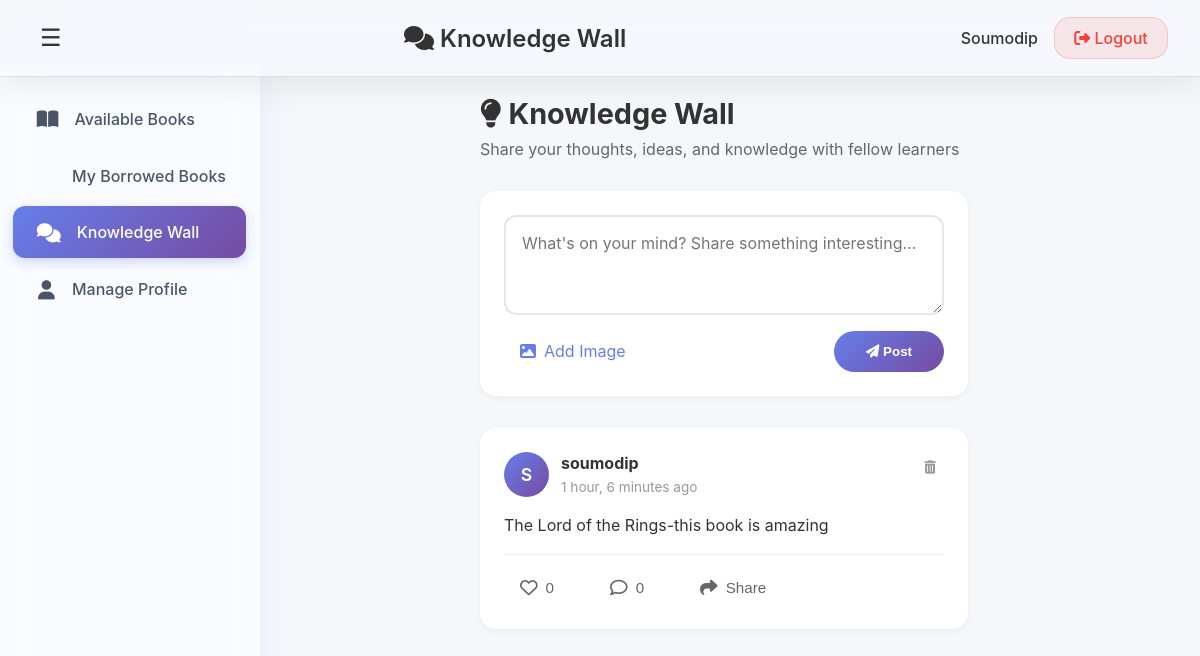
Screenshot of /social-wall/ (signed in) with the database file from the repository.
### lms_app/models.py (models this page shows, shortened)
class Student(models.Model):
    user = models.OneToOneField(User, on_delete=models.CASCADE)
    roll_no = models.CharField(max_length=20, unique=True)
    branch = models.CharField(max_length=50)
    name = models.CharField(max_length=100, blank=True, null=True)
    phone_number = models.CharField(max_length=15, blank=True, null=True)
    status = models.CharField(max_length=20, choices=STUDENT_STATUS_CHOICES, default='pending')
    status_reason = models.TextField(blank=True, null=True, help_text='Reason for rejection or disabling')

class Post(models.Model):
    author = models.ForeignKey(User, on_delete=models.CASCADE, related_name='posts')
    content = models.TextField(max_length=500)
    image = models.ImageField(upload_to='social_wall/', blank=True, null=True)
    created_at = models.DateTimeField(auto_now_add=True)
    updated_at = models.DateTimeField(auto_now=True)
    class Meta:
        ordering = ['-created_at']
    def like_count(self):
        return self.likes.count()
    def comment_count(self):
        return self.comments.count()

### lms_app/views.py (the view)
# urls.py: path('social-wall/', views.social_wall, name='social_wall'),
@login_required
def social_wall(request):
    posts = Post.objects.select_related('author').prefetch_related('likes', 'comments', 'comments__user').all()
    try:
        student = request.user.student
    except Student.DoesNotExist:
        student = None
    user_liked_posts = set(Like.objects.filter(user=request.user).values_list('post_id', flat=True))
    is_admin = request.session.get('admin_id') is not None
    context = {
        'posts': posts,
        'student': student,
        'user_liked_posts': user_liked_posts,
        'is_admin': is_admin,
    }
    response = render(request, 'social_wall.html', context)
    response['Cache-Control'] = 'no-cache, no-store, must-revalidate'
    return response

### lms_app/templates/social_wall.html (shortened to what this page needs)
<!DOCTYPE html>
<html lang="en">
<head>
    <link rel="stylesheet" href="https://cdnjs.cloudflare.com/ajax/libs/font-awesome/6.4.0/css/all.min.css">
</head>
<body>
    <nav class="navbar">
        <button class="sidebar-toggle" id="sidebarToggle" onclick="toggleSidebar()">☰</button>
        <h1><i class="fas fa-comments"></i> Knowledge Wall</h1>
        <div class="user-info">
            <span class="user-name">{% if student %}{{ student.name|default:student.roll_no }}{% else %}{{ request.user.username }}{% endif %}</span>
            <a href="{% url 'student_logout' %}" class="logout-btn"><i class="fas fa-sign-out-alt"></i> Logout</a>
        </div>
    </nav>
    <div class="container">
        <aside class="sidebar">
            <ul class="sidebar-menu">
                <li><a href="{% url 'dashboard' %}"><span class="icon"><i class="fas fa-book-open"></i></span><span class="label">Available Books</span></a></li>
                <li><a href="{% url 'my_borrowed_books' %}"><span class="icon"></span><span class="label">My Borrowed Books</span></a></li>
                <li><a href="{% url 'social_wall' %}" class="active"><span class="icon"><i class="fas fa-comments"></i></span><span class="label">Knowledge Wall</span></a></li>
                <li><a href="{% url 'manage_profile' %}"><span class="icon"><i class="fas fa-user"></i></span><span class="label">Manage Profile</span></a></li>
            </ul>
        </aside>
        <main class="main-content">
            <div class="page-header">
                <h2><i class="fas fa-lightbulb"></i> Knowledge Wall</h2>
                <p>Share your thoughts, ideas, and knowledge with fellow learners</p>
            </div>
            <div class="create-post-card">
                <form class="create-post-form" method="post" action="{% url 'create_post' %}" enctype="multipart/form-data">
                    <textarea name="content" placeholder="What's on your mind? Share something interesting..." maxlength="500" required></textarea>
                    <div class="post-actions-row">
                        <label class="image-upload-label">
                            <i class="fas fa-image"></i>
                            <span>Add Image</span>
                        </label>
                        <button type="submit" class="btn-post"><i class="fas fa-paper-plane"></i> Post</button>
                    </div>
                </form>
            </div>
            {% for post in posts %}
            <div class="post-card">
                <div class="post-header">
                    <div class="post-author">
                        <div class="author-avatar">{{ post.author.username|slice:":1"|upper }}</div>
                        <div class="author-info">
                            <h4>{{ post.author.username }}</h4>
                            <span>{{ post.created_at|timesince }} ago</span>
                        </div>
                    </div>
                    {% if post.author == request.user or is_admin %}
                    <form method="post" action="{% url 'delete_post' post.id %}" style="display: inline;">
                        <button type="submit" class="delete-btn" onclick="return confirm('Are you sure you want to delete this post?');">
                            <i class="fas fa-trash-alt"></i>
                        </button>
                    </form>
                    {% endif %}
                </div>
                <div class="post-content">{{ post.content }}</div>
                <div class="post-interactions">
                    <form method="post" action="{% url 'like_post' post.id %}" class="like-form">
                        <button type="submit" class="interaction-btn {% if post.id in user_liked_posts %}liked{% endif %}">
                            <i class="{% if post.id in user_liked_posts %}fas{% else %}far{% endif %} fa-heart"></i>
                            <span>{{ post.like_count }}</span>
                        </button>
                    </form>
                    <button type="button" class="interaction-btn" onclick="toggleComments({{ post.id }})">
                        <i class="far fa-comment"></i>
                        <span>{{ post.comment_count }}</span>
                    </button>
                    <button type="button" class="interaction-btn" onclick="sharePost({{ post.id }})">
                        <i class="fas fa-share"></i>
                        <span>Share</span>
                    </button>
                </div>
            </div>
            {% empty %}
            <div class="no-posts">
                <i class="fas fa-comments"></i>
                <h3>No posts yet</h3>
                <p>Be the first to share something!</p>
            </div>
            {% endfor %}
        </main>
    </div>
</body>
</html>

### rows the page displays
Student: name "Soumodip"
Post: author.username "S", author.username "soumodip", created_at "1 hour, 6 minutes", content "The Lord of the Rings-this book is amazing", like_count "0", comment_count "0"
